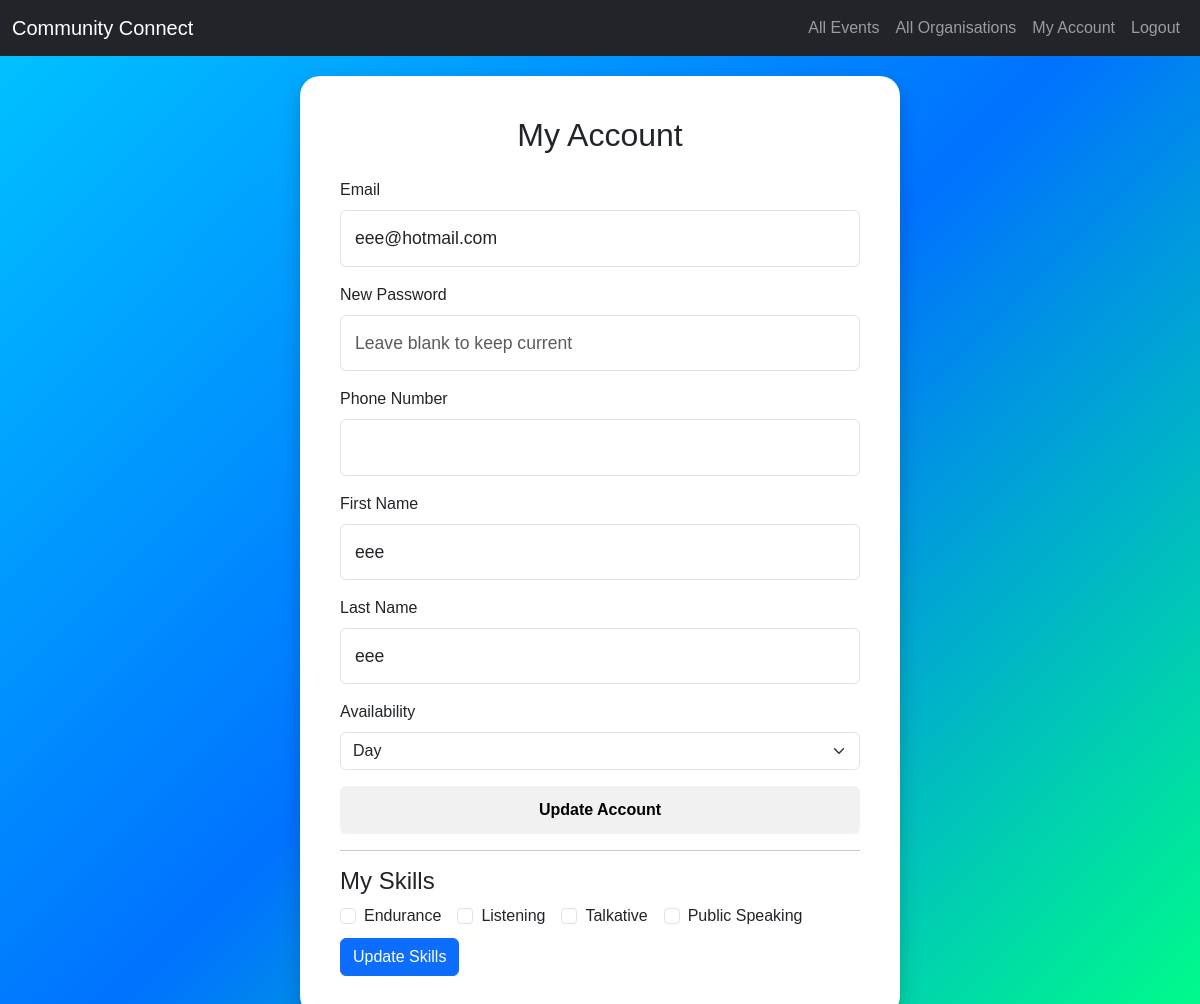
The app's page /my_account (signed in), older data.
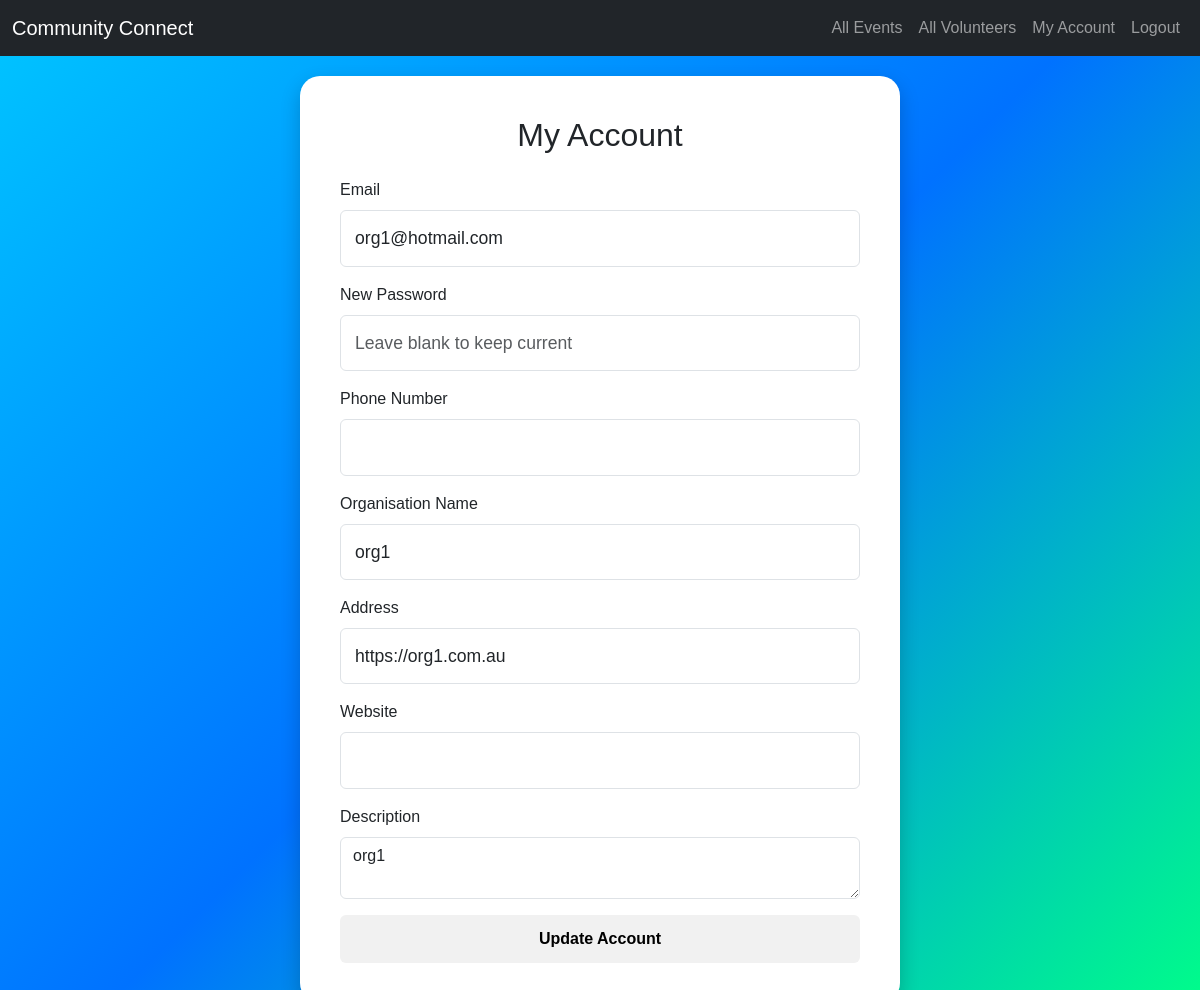
The same page, newer data.
### tables this page shows
CREATE TABLE user (
            user_id INTEGER PRIMARY KEY AUTOINCREMENT,
            email TEXT NOT NULL UNIQUE,
            password_hash TEXT NOT NULL,
            phone_number TEXT,
            role TEXT NOT NULL,
            created_at TIMESTAMP DEFAULT CURRENT_TIMESTAMP
        );

CREATE TABLE volunteer (
            volunteer_id INTEGER PRIMARY KEY AUTOINCREMENT,
            user_id INTEGER NOT NULL,
            first_name TEXT NOT NULL,
            last_name TEXT NOT NULL,
            dob DATE NOT NULL,
            availability TEXT,
            FOREIGN KEY (user_id) REFERENCES user(user_id) ON DELETE CASCADE
        );

CREATE TABLE skill (
            skill_id INTEGER PRIMARY KEY AUTOINCREMENT,
            name TEXT NOT NULL UNIQUE,
            description TEXT
        );

CREATE TABLE organisation (
            organisation_id INTEGER PRIMARY KEY AUTOINCREMENT,
            user_id INTEGER NOT NULL,
            name TEXT NOT NULL,
            description TEXT,
            address TEXT,
            website_url TEXT,
            FOREIGN KEY (user_id) REFERENCES user(user_id) ON DELETE CASCADE
        );

### app.py (the view, shortened to what this page needs)
@app.route('/my_account', methods=['GET', 'POST'])
def my_account():
    if 'user_id' not in session:
        flash("Please log in first.", "warning")
        return redirect(url_for('login'))
    with get_db() as conn:
        cursor = conn.cursor()
        cursor.execute("SELECT * FROM user WHERE user_id = ?", (session['user_id'],))
        user = cursor.fetchone()
        volunteer = organisation = None
        volunteer_skills = []
        all_skills = []
        if user['role'] == 'volunteer':
            cursor.execute("SELECT * FROM volunteer WHERE user_id = ?", (user['user_id'],))
            volunteer = cursor.fetchone()
            cursor.execute("SELECT * FROM skill")
            all_skills = cursor.fetchall()
            cursor.execute("""
                SELECT s.skill_id
                FROM volunteer_skill vs
                JOIN skill s ON vs.skill_id = s.skill_id
                WHERE vs.volunteer_id = ?
            """, (volunteer['volunteer_id'],))
            volunteer_skills = [row['skill_id'] for row in cursor.fetchall()]
        elif user['role'] == 'organisation':
            cursor.execute("SELECT * FROM organisation WHERE user_id = ?", (user['user_id'],))
            organisation = cursor.fetchone()
    return render_template(
        'my_account.html',
        user=user,
        volunteer=volunteer,
        organisation=organisation,
        all_skills=all_skills,
        volunteer_skills=volunteer_skills
    )

### models.py (called while the page is built)
def get_db():
    conn = sqlite3.connect(db_path) # Create connection between database and flask
    conn.row_factory = sqlite3.Row # Allows fetching rows as dictionaries
    return conn

### templates/my_account.html (shortened to what the changed rows need)
{% extends "layout.html" %}
{% block content %}
<div class="bubble-container">
    <div class="bubble">
        <h2 class="text-center mb-4">My Account</h2>
        {% if user.role == "volunteer" %}
        <form method="POST" action="{{ url_for('my_account') }}">
            <div class="mb-3">
                <label class="form-label">Email</label>
                <input type="email" class="form-control" name="email" value="{{ user.email }}" required>
            </div>
            <div class="mb-3">
                <label class="form-label">New Password</label>
                <input type="password" class="form-control" name="password" placeholder="Leave blank to keep current">
            </div>
            <div class="mb-3">
                <label class="form-label">Phone Number</label>
                <input type="text" class="form-control" name="phone_number" value="{{ user.phone_number or '' }}">
            </div>
            <div class="mb-3">
                <label class="form-label">First Name</label>
                <input type="text" class="form-control" name="first_name" value="{{ volunteer.first_name }}">
            </div>
            <div class="mb-3">
                <label class="form-label">Last Name</label>
                <input type="text" class="form-control" name="last_name" value="{{ volunteer.last_name }}">
            </div>
            <div class="mb-3">
                <label class="form-label">Availability</label>
                <select class="form-select" name="availability">
                    <option value="Day" {% if volunteer.availability == "Day" %}selected{% endif %}>Day</option>
                </select>
            </div>
            <button type="submit" class="btn btn-custom w-100">Update Account</button>
        </form>
        <hr>
        <h4>My Skills</h4>
        <form method="POST" action="{{ url_for('update_skills') }}">
            <div class="d-flex flex-wrap">
                {% for skill in all_skills %}
                    <div class="form-check me-3">
                        <input class="form-check-input" type="checkbox"
                            name="skills"
                            value="{{ skill.skill_id }}"
                            {% if skill.skill_id in volunteer_skills %}checked{% endif %}>
                        <label class="form-check-label">{{ skill.name }}</label>
                    </div>
                {% endfor %}
            </div>
            <button type="submit" class="btn btn-primary mt-2">Update Skills</button>
        </form>
        {% elif user.role == "organisation" %}
        <form method="POST" action="{{ url_for('my_account') }}">
            <div class="mb-3">
                <label class="form-label">Email</label>
                <input type="email" class="form-control" name="email" value="{{ user.email }}" required>
            </div>
            <div class="mb-3">
                <label class="form-label">New Password</label>
                <input type="password" class="form-control" name="password" placeholder="Leave blank to keep current">
            </div>
            <div class="mb-3">
                <label class="form-label">Phone Number</label>
                <input type="text" class="form-control" name="phone_number" value="{{ user.phone_number or '' }}">
            </div>
            <div class="mb-3">
                <label class="form-label">Organisation Name</label>
                <input type="text" class="form-control" name="organisation_name" value="{{ organisation.name }}">
            </div>
            <div class="mb-3">
                <label class="form-label">Address</label>
                <input type="text" class="form-control" name="organisation_address" value="{{ organisation.address }}">
            </div>
            <div class="mb-3">
                <label class="form-label">Website</label>
                <input type="url" class="form-control" name="organisation_website" value="{{ organisation.website_url or '' }}">
            </div>
            <div class="mb-3">
                <label class="form-label">Description</label>
                <textarea class="form-control" name="organisation_description">{{ organisation.description }}</textarea>
            </div>
            <button type="submit" class="btn btn-custom w-100">Update Account</button>
        </form>
        {% endif %}
    </div>
</div>
{% endblock %}

Row changes from the older to the newer data that the page shows:
removed volunteer: first_name "eee", last_name "eee"
no longer on this page (row unchanged): skill: name "Endurance"
no longer on this page (row unchanged): skill: name "Listening"
no longer on this page (row unchanged): skill: name "Talkative"
no longer on this page (row unchanged): skill: name "Public Speaking"
changed user: role "volunteer" → "organisation" (drawn); email "eee@hotmail.com" → "org1@hotmail.com"
now on this page (row edited): organisation: organisation_name "org1", organisation_address "https://org1.com.au", organisation_description "org1"
Text that changed along with them:
form field availability: "Day" → (not shown)
text no longer shown: "All Organisations First Name Last Name Availability My Skills Update Skills"
text now shown: "All Volunteers Organisation Name Address Website Description"
